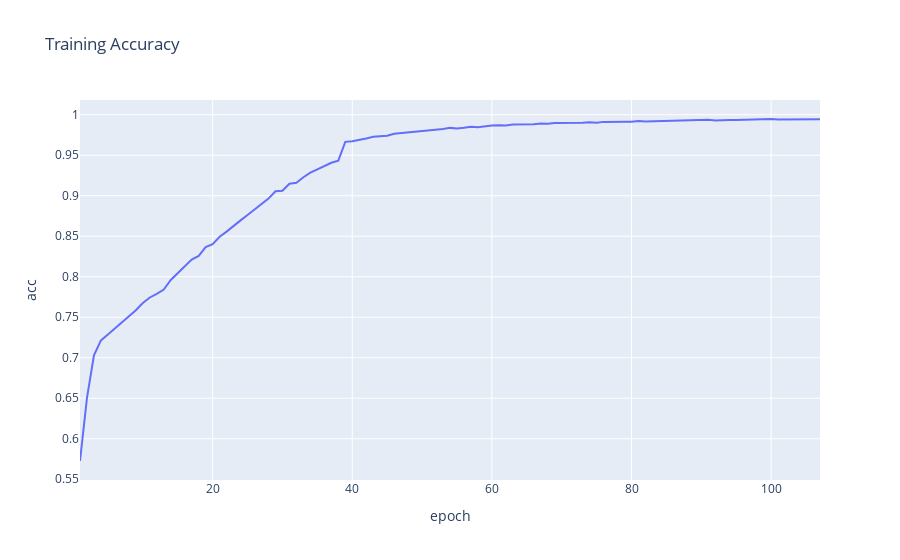

Notebook cell for this chart:
### Code cell
fig_accuracy = px.line(full_training_log, x='epoch', y='acc', title='Training Accuracy')
fig_accuracy.show()
